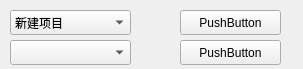
<?xml version="1.0" encoding="UTF-8"?>
<ui version="4.0">
 <class>filterWidget</class>
 <widget class="QWidget" name="filterWidget">
  <property name="geometry">
   <rect>
    <x>0</x>
    <y>0</y>
    <width>303</width>
    <height>69</height>
   </rect>
  </property>
  <property name="contextMenuPolicy">
   <enum>Qt::NoContextMenu</enum>
  </property>
  <property name="windowTitle">
   <string>Form</string>
  </property>
  <widget class="QComboBox" name="comboBox">
   <property name="geometry">
    <rect>
     <x>10</x>
     <y>10</y>
     <width>121</width>
     <height>25</height>
    </rect>
   </property>
   <item>
    <property name="text">
     <string>新建项目</string>
    </property>
   </item>
   <item>
    <property name="text">
     <string>新建项目</string>
    </property>
   </item>
   <item>
    <property name="text">
     <string>新建项目</string>
    </property>
   </item>
  </widget>
  <widget class="QComboBox" name="comboBox_2">
   <property name="geometry">
    <rect>
     <x>10</x>
     <y>40</y>
     <width>121</width>
     <height>25</height>
    </rect>
   </property>
  </widget>
  <widget class="QPushButton" name="pushButton">
   <property name="geometry">
    <rect>
     <x>180</x>
     <y>10</y>
     <width>101</width>
     <height>25</height>
    </rect>
   </property>
   <property name="text">
    <string>PushButton</string>
   </property>
  </widget>
  <widget class="QPushButton" name="pushButton_2">
   <property name="geometry">
    <rect>
     <x>180</x>
     <y>40</y>
     <width>101</width>
     <height>25</height>
    </rect>
   </property>
   <property name="text">
    <string>PushButton</string>
   </property>
  </widget>
 </widget>
 <resources/>
 <connections/>
</ui>
